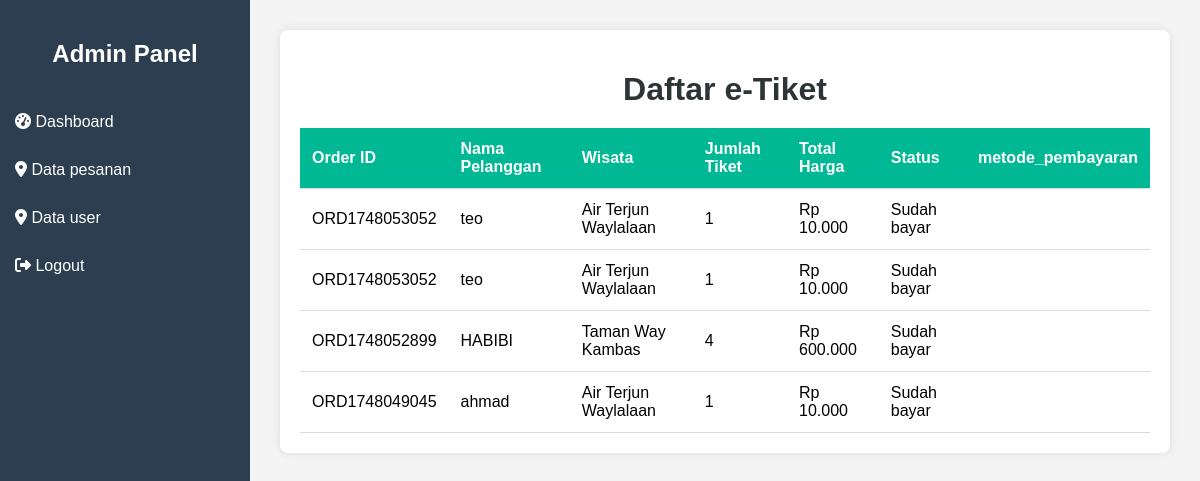
Page /admin/pesanan.php on the earlier database version.
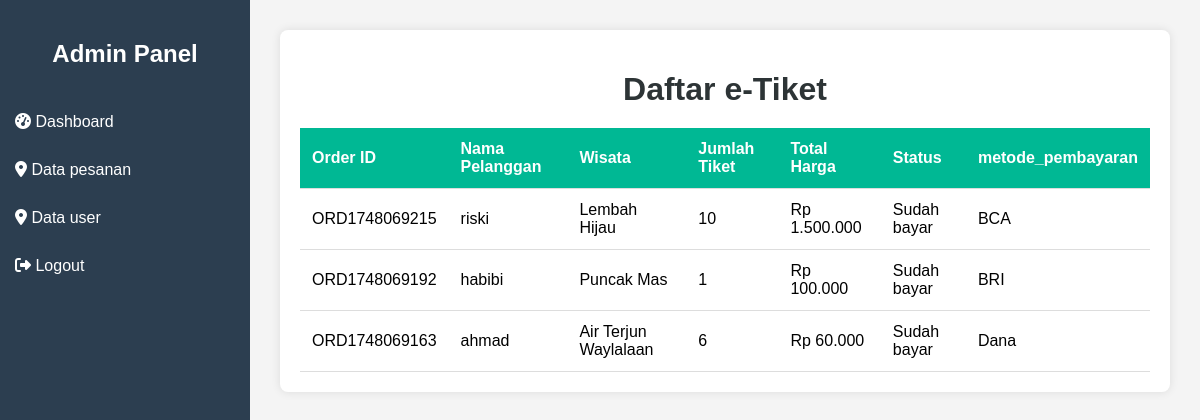
Same page on the later database version.
### tables this page shows
CREATE TABLE `tiket` (
  `id` int NOT NULL,
  `order_id` varchar(50) NOT NULL,
  `nama_pelanggan` varchar(100) NOT NULL,
  `wisata` varchar(100) NOT NULL,
  `jumlah` int NOT NULL,
  `total_harga` int NOT NULL,
  `status` varchar(50) DEFAULT 'Belum bayar',
  `tanggal_pesan` timestamp NULL DEFAULT CURRENT_TIMESTAMP,
  `user_id` int DEFAULT NULL,
  `payment_method` varchar(50) DEFAULT NULL
);

### admin/pesanan.php (the view, shortened to what this page needs)
<?php
include 'sidebar.php';
$result = mysqli_query($koneksi, "SELECT * FROM tiket ORDER BY order_id DESC");
$tiketList = [];
if ($result && $result->num_rows > 0) {
    while ($row = $result->fetch_assoc()) {
        $tiketList[] = $row;
    }
}
?>
<!DOCTYPE html>
<html lang="id">
<head>
</head>
<body>
    <div class="main-content">
        <div class="table-container">
            <h1>Daftar e-Tiket</h1>
            <table>
                <thead>
                    <tr>
                        <th>Order ID</th>
                        <th>Nama Pelanggan</th>
                        <th>Wisata</th>
                        <th>Jumlah Tiket</th>
                        <th>Total Harga</th>
                        <th>Status</th>
                            <th>metode_pembayaran</th>
                    </tr>
                </thead>
                <tbody>
                    <?php if (count($tiketList) > 0): ?>
                        <?php foreach ($tiketList as $tiket): ?>
                            <tr>
                                <td><?= htmlspecialchars($tiket['order_id']) ?></td>
                                <td><?= htmlspecialchars($tiket['nama_pelanggan']) ?></td>
                                <td><?= htmlspecialchars($tiket['wisata']) ?></td>
                                <td><?= htmlspecialchars($tiket['jumlah']) ?></td>
                                <td>Rp <?= number_format($tiket['total_harga'], 0, ',', '.') ?></td>
                                <td><?= htmlspecialchars($tiket['status']) ?></td>
                                  <td><?= htmlspecialchars($tiket['payment_method']) ?></td>
                            </tr>
                        <?php endforeach; ?>
                    <?php else: ?>
                        <tr><td colspan="6" style="text-align:center;">Belum ada data tiket.</td></tr>
                    <?php endif; ?>
                </tbody>
            </table>
        </div>
    </div>
</body>
</html>

### admin/sidebar.php (shortened to what this page needs)
<!DOCTYPE html>
<html lang="id">
<head>
  <link rel="stylesheet" href="https://cdnjs.cloudflare.com/ajax/libs/font-awesome/6.5.0/css/all.min.css">
</head>
<body>
  <div class="sidebar">
    <h2>Admin Panel</h2>
    <a href="dashboard.php"><i class="fa fa-tachometer-alt"></i> Dashboard</a>
    <a href="pesanan.php"><i class="fa fa-map-marker-alt"></i> Data pesanan </a>
       <a href="data_akun.php"><i class="fa fa-map-marker-alt"></i> Data user </a>
<a href="logout.php"><i class="fa fa-sign-out-alt"></i> Logout</a>
  </div>
</body>
</html>

### admin/sidebar.php (style rules this page uses)
* { box-sizing: border-box; }
body { margin: 0; font-family: Arial, sans-serif; background-color: #f4f4f4; }
.sidebar { height: 100vh; width: 250px; position: fixed; left: 0; top: 0; background-color: #2c3e50; padding-top: 20px; color: white; }
.sidebar h2 { text-align: center; margin-bottom: 30px; }
.sidebar a { display: block; color: white; padding: 15px; text-decoration: none; transition: background 0.3s; }
.main-content { margin-left: 250px; padding: 20px; }
.main-content h1 { margin-bottom: 20px; }

### admin/pesanan.php (style rules this page uses)
.main-content { flex-grow: 1; padding: 30px; display: flex; justify-content: center; box-sizing: border-box; }
.table-container { background-color: white; padding: 20px; border-radius: 8px; box-shadow: 0 0 10px rgba(0,0,0,0.1); max-width: 900px; width: 100%; box-sizing: border-box; }
h1 { text-align: center; margin-bottom: 20px; color: #2d3436; }
table { width: 100%; border-collapse: collapse; }
th, td { padding: 12px; border-bottom: 1px solid #ddd; text-align: left; }
th { background-color: #00b894; color: white; }

Differences in the rows shown:
removed tiket: order "ORD1748053052", nama_pelanggan "teo", wisata "Air Terjun Waylalaan", jumlah "1", total_harga "10.000", status "Sudah bayar"
removed tiket: order "ORD1748053052", nama_pelanggan "teo", wisata "Air Terjun Waylalaan", jumlah "1", total_harga "10.000", status "Sudah bayar"
removed tiket: order "ORD1748052899", nama_pelanggan "HABIBI", wisata "Taman Way Kambas", jumlah "4", total_harga "600.000", status "Sudah bayar"
removed tiket: order "ORD1748049045", nama_pelanggan "ahmad", wisata "Air Terjun Waylalaan", jumlah "1", total_harga "10.000", status "Sudah bayar"
added tiket: order "ORD1748069215", nama_pelanggan "riski", wisata "Lembah Hijau", jumlah "10", total_harga "1.500.000", status "Sudah bayar", payment_method "BCA"
added tiket: order "ORD1748069192", nama_pelanggan "habibi", wisata "Puncak Mas", jumlah "1", total_harga "100.000", status "Sudah bayar", payment_method "BRI"
added tiket: order "ORD1748069163", nama_pelanggan "ahmad", wisata "Air Terjun Waylalaan", jumlah "6", total_harga "60.000", status "Sudah bayar", payment_method "Dana"
